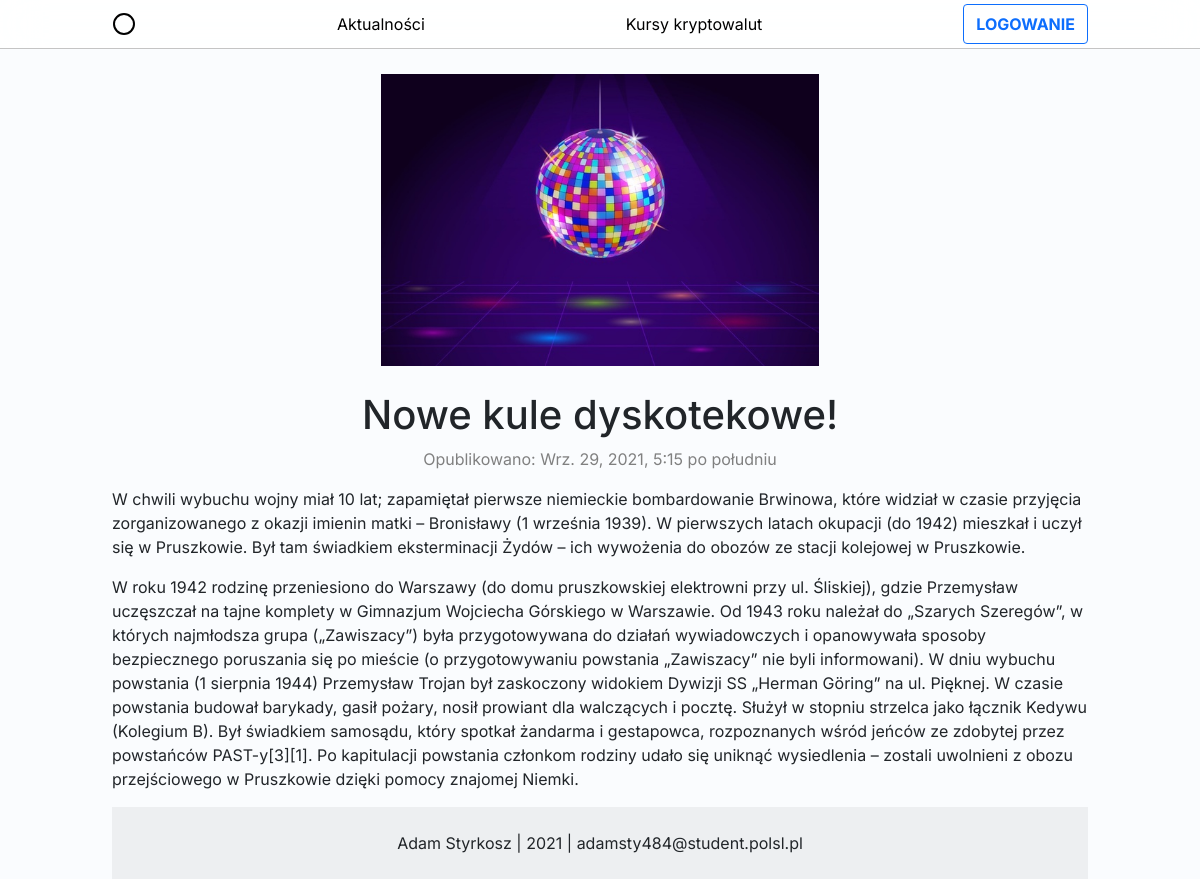
The page /aktualnosci/9 on the database its author committed.
### Krypta/models.py (models this page shows, shortened)
class Wpis(models.Model):
    id = models.AutoField(primary_key=True)
    tytul = models.CharField(max_length=50)
    zawartosc = models.TextField(max_length=5000)
    opis = models.TextField(max_length=250)
    obraz = models.ImageField(upload_to=filepath)
    data_utworzenia = models.DateTimeField()

### Krypta/views.py (the view)
# urls.py: path("aktualnosci/<int:pk>", views.WpisDetail.as_view(), name="wpis"),
class WpisDetail(DetailView):
    model = Wpis

### Krypta/templates/Krypta/wpis_detail.html (shortened to what this page needs)
{% extends "Krypta/base.html" %} {%load static%} {%block content%}
<div class="text-center">
  <img
    src="{{object.obraz.url}}"
    alt="Obraz z wpisu"
    style="width: 50%; padding: 25px"
  />
  <h1>{{object.tytul}}</h1>
  <p style="color: gray">Opublikowano: {{object.data_utworzenia}}</p>
  <div style="text-align: left">{{object.zawartosc|safe|linebreaks}}</div>
</div>
{%endblock%}

### Krypta/static/css/index.css (style rules this page uses)
body { font-family: "Inter", sans-serif; background-color: #fafcfe; }

### rows shown on the page
Wpis: obraz (picture), tytul "Nowe kule dyskotekowe!", data_utworzenia "Wrz. 29, 2021, 5:15 po południu", zawartosc "W chwili wybuchu wojny miał 10 lat; zapamiętał pierwsze niemieckie bombardowanie Brwinowa, które widział w czasie przyjęcia zorganizowanego z okazji imienin matki – Bronisławy (1 września 1939). W pierwszych latach okupacji (do 1942) mieszkał i uczył się w Pruszkowie. Był tam świadkiem eksterminacji Żydów – ich wywożenia do obozów ze stacji kolejowej w Pruszkowie. W roku 1942 rodzinę przeniesiono do Warszawy (do domu pruszkowskiej elektrowni przy ul. Śliskiej), gdzie Przemysław uczęszczał na tajne komplety w Gimnazjum Wojciecha Górskiego w Warszawie. Od 1943 roku należał do „Szarych Szeregów”, w których najmłodsza grupa („Zawiszacy”) była przygotowywana do działań wywiadowczych i…"
